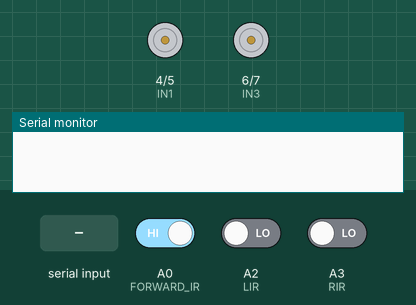
Recording of a sketch running on a simulated Arduino Uno, built with avr-gcc and run on an emulated ATmega328P. On the bench: motor-driver pin pairs drawn as motors (green arrow = first pin HIGH = forward, orange = second pin HIGH = backward, longer = more drive, scaled by the enable pin), the last lines printed to the serial monitor. The test bench sets the inputs (shaded band); at power-on: A0 (FORWARD_IR) HIGH, A2 (LIR) LOW, A3 (RIR) LOW.

Above: at 1.2 s.
1.3 s: "u" received over the second serial link
At 2.4 s:
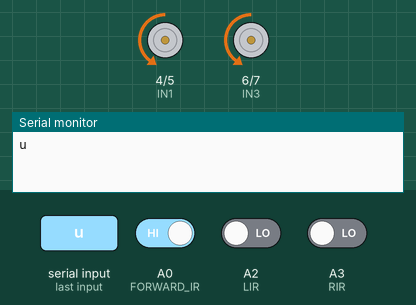
2.8 s: "d" received over the second serial link
At 3.7 s:
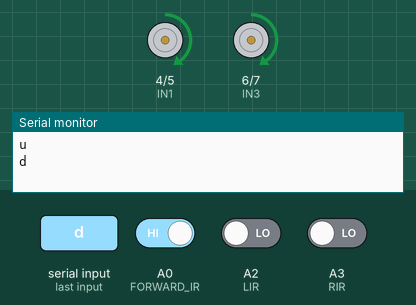
4.3 s: A0 (FORWARD_IR) driven LOW
At 4.7 s:
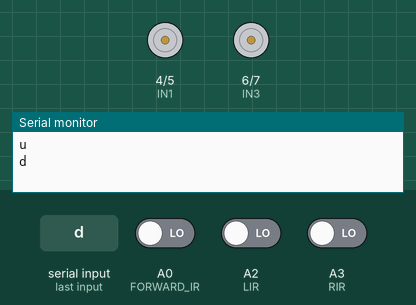
5.8 s: "l" received over the second serial link
Timing chart, 0 to 8.3 s (numbered marks = the images above; inputs shaded):
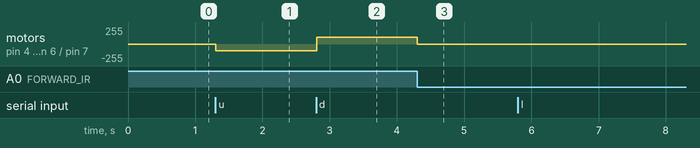

The sketch:

FinalRCcar.ino
```cpp
#include <Servo.h>

#include <SoftwareSerial.h>
SoftwareSerial BTserial(2,3);
Servo sv;


#define ENA 9
#define IN1 4
#define IN2 5

#define ENB 11
#define IN3 6
#define IN4 7


#define FORWARD_IR A0
#define BACKWARD_IR A1
#define LIR A2
#define RIR A3

const int FORWARD = 99;
const int BACKWARD = 98;

char bt;
int for_state;
int speed = 0;
int turnSpeed = 50;
int line_state = 0;

void setup() {
  BTserial.begin(9600);
  Serial.begin(9600);
  //블루투스 통신을 위한 시리얼 모니터 통신 시작

  pinMode(ENA, OUTPUT);
  pinMode(IN1, OUTPUT);
  pinMode(IN2, OUTPUT);
  //L298N 모터 드라이버 OUT 1, OUT 2, Enable A핀 설정

  pinMode(ENB, OUTPUT);
  pinMode(IN3, OUTPUT);
  pinMode(IN4, OUTPUT);
  //L298N 모터 드라이버 OUT 3, OUT 4, Enable B핀 설정

  pinMode(FORWARD_IR, INPUT);

  pinMode(LIR, INPUT);
  pinMode(RIR, INPUT);
  speed = 100;
  //sv.attach(8);
}

void loop() {
  for_state = digitalRead(FORWARD_IR);
  int L_state = digitalRead(LIR);
  int R_state = digitalRead(RIR);
  //Serial.println(for_state);
  if(BTserial.available()) //블루투스 통신을 시작하면 아래 코드 실행.
  {
    bt = BTserial.read();
    Serial.println(bt);
    if(bt == 'u')
    {
      forward();
      if(for_state == LOW)
      {
        stop();
      }
    }
    else if(bt == 'd')
    {
      backward();
      if(for_state == LOW)
      {
        stop();
      }
    }
    else if(bt == 'l')
    {
      left();
      if(for_state == LOW)
      {
        stop();
      }
    }
    else if(bt == 'r')
    {
      right();
      if(for_state == LOW)
      {
        stop();
      }
    }
    else if(bt == 'z')
    {
      //sv.write(135);
    }
    else if(bt == 'x')
    {
      //sv.write(45);
    }
    else if(bt == 'c')
    {
      line_state = 1;
      speed - 80;
      linetrace();
    }
    else if(bt == 'v')
    {
      //sv.write(90);
      stop();
    }
  }

  if(for_state == LOW)
  {
    stop();
  }

  // 모터 1 제어
  delay(10);
}
void setMotorSpeed(int motorPin1, int motorPin2, int speed, int enable, int direction) {
  // 모터 핀1, 핀2, 속도, Enable 핀, 방향을 입력으로 사용.
  if (direction == FORWARD) {
    digitalWrite(motorPin1, HIGH);
    digitalWrite(motorPin2, LOW);
  }
  else {
    digitalWrite(motorPin1, LOW);
    digitalWrite(motorPin2, HIGH);
  }

  analogWrite(enable, speed);
}
void forward()
{
  setMotorSpeed(IN1, IN2, speed, ENA, BACKWARD);
  setMotorSpeed(IN3, IN4, speed, ENB, BACKWARD);
}

void backward()
{
  setMotorSpeed(IN1, IN2, speed, ENA, FORWARD);
  setMotorSpeed(IN3, IN4, speed, ENB, FORWARD);
}

void left()
{
  setMotorSpeed(IN1, IN2, speed, ENA, BACKWARD);
  setMotorSpeed(IN3, IN4, speed, ENB, FORWARD);
}

void right()
{
  setMotorSpeed(IN1, IN2, speed, ENA, FORWARD);
  setMotorSpeed(IN3, IN4, speed, ENB, BACKWARD);
}

//모든 DC모터 중지
void stop()
{
  analogWrite(IN1, 0);
  analogWrite(IN2, 0);
  analogWrite(IN3, 0);
  analogWrite(IN4, 0);
}

/*
해당 적외선 센서는 검은색 절연 테이프를 인식하면 빛이 반사되어 돌아오지 않음.
이것을 이용하여 왼쪽 적외선 센서가 인식되면 우회전 할 수 있도록 구현함.
*/
void linetrace()
{
  while(line_state)
  {
    bt = BTserial.read();
    Serial.println(bt);
    for_state = digitalRead(FORWARD_IR);
    if(digitalRead(LIR) == HIGH && digitalRead(RIR) == HIGH)
    {
      forward();
      if(for_state == LOW)
      {
        stop();
      }
    }
    else if(digitalRead(LIR) == HIGH && digitalRead(RIR) == LOW)
    {
      left();
      if(for_state == LOW)
      {
        stop();
      }
      //왼쪽 적외선 센서가 LOW인 것은 라인을 벗어남을 뜻함.
    }
    else if(digitalRead(LIR) == LOW && digitalRead(RIR) == HIGH)
    {
      right();
      if(for_state == LOW)
      {
        stop();
      }
    }
    else if(digitalRead(LIR) == LOW && digitalRead(RIR) == LOW)
    {
      stop();
    }

    if(bt == 'v')
    {
      stop();
      line_state = 0;
      speed = 100;
      break;
    }
  }
}
```

Measured:
- after the input at 1.3 s, motor on pin 4 (IN1) / pin 5 (IN2), motor on pin 6 (IN3) / pin 7 (IN4): stopped → backward 100/255 at once
- after the input at 2.8 s, motor on pin 4 (IN1) / pin 5 (IN2), motor on pin 6 (IN3) / pin 7 (IN4): backward 100/255 → forward 100/255 at once
- after the input at 4.3 s, motor on pin 4 (IN1) / pin 5 (IN2), motor on pin 6 (IN3) / pin 7 (IN4): forward 100/255 → stopped at once
